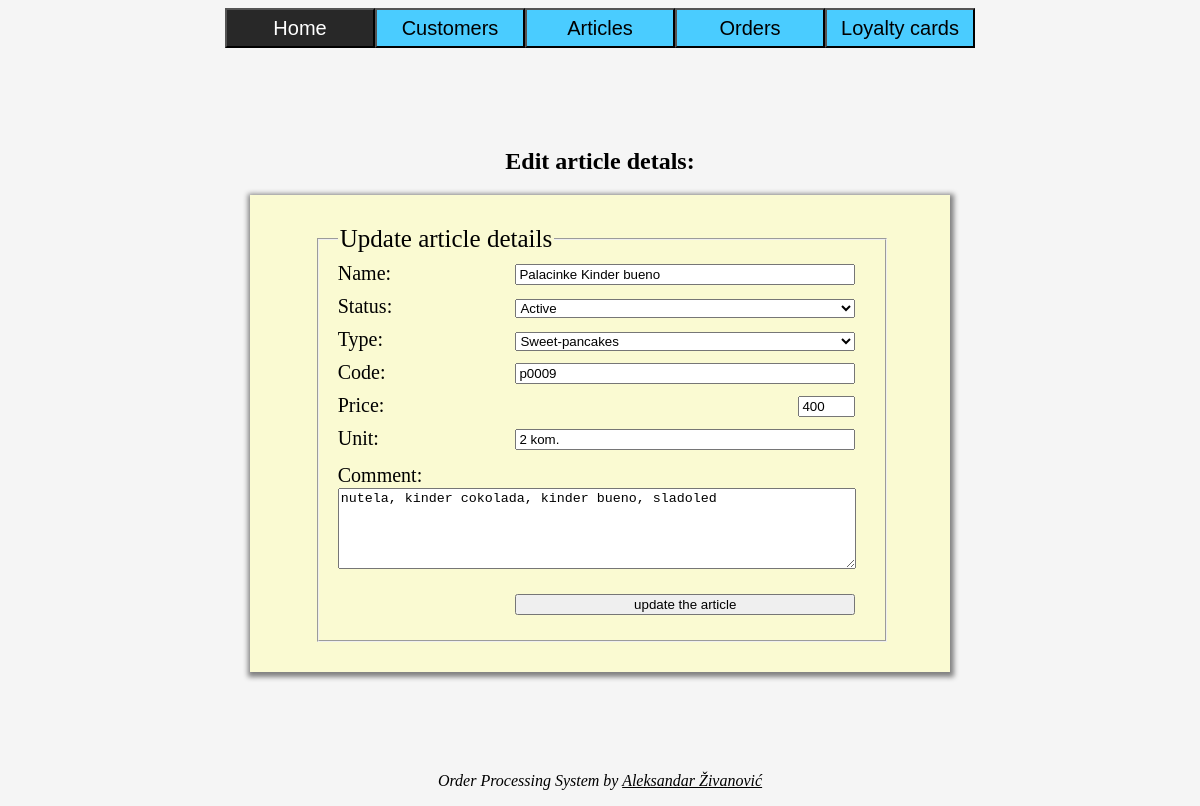
Page /editarticle.php?editid=19 on the committed database.
### tables this page shows
CREATE TABLE `articles` (
  `id` int(11) NOT NULL,
  `aname` varchar(255) NOT NULL,
  `atype` varchar(255) NOT NULL,
  `acode` varchar(5) NOT NULL,
  `aprice` float NOT NULL,
  `aunit` varchar(10) NOT NULL,
  `acomment` text DEFAULT NULL,
  `astatus` varchar(8) NOT NULL DEFAULT 'active',
  `acreated` timestamp NOT NULL DEFAULT current_timestamp(),
  `aupdated` timestamp NOT NULL DEFAULT current_timestamp() ON UPDATE current_timestamp()
);

### classes/database.php (called while the page is built, shortened)
<?php
require __DIR__ . DIRECTORY_SEPARATOR . '..' . DIRECTORY_SEPARATOR . 'includes' . DIRECTORY_SEPARATOR . 'functions.php';
class Database
{
    private object $dbh;
    public function __construct(
        private string $host = DB_HOST,
        private string $dbName = DB_NAME,
        private string $user = DB_USER,
        private string $password = DB_PASSWORD,
    )
    {
        $options = [
            PDO::ATTR_PERSISTENT => true,
            PDO::ATTR_ERRMODE => PDO::ERRMODE_EXCEPTION,
        ];
        try {
            $this->dbh = new PDO("mysql:host=$host;dbname=$dbName", $user, $password, $options);
        } catch(Exception $exception) {
            errorLog("Connection error: " . $exception->getMessage());
        }
    }
    public function getDbh(): object
    {
        return $this->dbh;
    }
}

### classes/article.php (called while the page is built, shortened)
<?php
require_once 'database.php';
class Article extends Database
{
    public function getAllArticles(string|int|null $value, string|null $column, string $output, ?string $order)
    {
        $dbh = $this->getDbh();
        $statement = "SELECT * FROM articles";
        if($output == "data" && is_numeric($value) && $column != null) $statement .= " WHERE id = {$value}";
        $order == null || "" ? "" : $statement .= " " . $order;
        $currentPageNumber = isset($_GET['page']) && !isset($_POST['chosen_list']) ? filter_input(INPUT_GET, 'page', FILTER_SANITIZE_NUMBER_INT) : 1;
        if(!isset($_POST['per_page']) && !isset($_GET['page'])) {
            $perPage = 10;
            $statement .= $this->getPagination()->rowsPerPage($perPage, $currentPageNumber);
        }
        $query = $dbh->prepare($statement);
        $query->execute();
        if($output == "data" && is_numeric($value) && $column != null) {
            return $query->fetch(PDO::FETCH_ASSOC);
        }
    }
    public function getArticleTypes(): array
    {
        $this->articleTypes = [];
        $statement = "SELECT DISTINCT atype FROM articles";
        $query = $this->getDbh()->prepare($statement);
        $query->execute();
        while($result = $query->fetch(PDO::FETCH_ASSOC)) {
            $this->articleTypes[] = $result['atype'];
        }
        return $this->articleTypes;
    }
    public function getPagination(): Pagination
    {
        require_once 'pagination.php';
        return new Pagination();
    }
    public function articleIdExists(int|array $id): bool
    {
        if(is_numeric($id)) {
            $statement = "SELECT COUNT(*) FROM articles WHERE id = {$id}";
            $sql = $this->getDbh()->prepare($statement);
            $sql->execute();
            return $sql->fetch(PDO::FETCH_COLUMN) > 0;
        }
         return false;
    }
}

### includes/functions.php (called while the page is built, shortened)
<?php
function clean($text)
{
    return trim(htmlspecialchars($text));
}

### classes/pagination.php (called while the page is built, shortened)
<?php
require_once 'database.php';
class Pagination extends Database
{
    public function rowsPerPage(int|string $limit, int $currentPageNumber): string
    {
        if($limit != "all") {
            $statement = " LIMIT {$limit}";
            return $statement;
        } else {
            return "";
        }
    }
}

### editarticle.php (the view, shortened to what this page needs)
<?php
require_once "classes/article.php";
require_once "includes/templates/header.php";
$articleIdFromGet = clean($_GET['editid']);
$article = new Article();
if(!is_numeric($articleIdFromGet) || !$article->articleIdExists($articleIdFromGet)) {
    die(header("location:articles.php"));
}
$articleById = $article->getAllArticles($articleIdFromGet, 'id', "data", null);
?>
    <main class="form-main">
        <h2 class="textcentered">Edit article detals:</h2>
        <div class="form-wrapper">
            <form action="includes/updatearticle.php" method="POST">
                <fieldset>
                    <legend>Update article details</legend>
                    <div class="input-item">
                        <label for="articleName">Name:</label>
                        <input type="text" id="articleName" name="articleName" value="<?= $articleById['aname']; ?>">
                    </div>
                    <div class="input-item">
                        <label for="articleStatus">Status:</label>
                        <select name="articleStatus" id="articleStatus">
                            <option value="active">Active</option>
                        </select>
                    </div>
                    <div class="input-item">
                        <label for="articleType">Type:</label>
                        <select name="articleType" id="articleType">
                            <optgroup label="Food">
                                <?php
                                $aricle = new Article();
                                $articleTypes = $aricle->getArticleTypes();
                                foreach($articleTypes as $key => $value) {
                                    echo "<option value='{$value}' id='{$value}'>" . ucfirst($value) . "</option>";
                                }
                                ?>
                            </optgroup>
                        </select>
                    </div>
                    <div class="input-item">
                        <label for="articleCode">Code:</label>
                        <input type="text" id="articleCode" name="articleCode" value="<?= $articleById['acode']; ?>">
                    </div>
                    <div class="input-item">
                        <label for="articlePrice">Price:</label>
                        <input type="number" id="articlePrice" name="articlePrice" min=0 step=0.01
                               value="<?= $articleById['aprice']; ?>">
                    </div>
                    <div class="input-item">
                        <label for="articleUnit">Unit:</label>
                        <input type="text" id="articleUnit" name="articleUnit" value="<?= $articleById['aunit']; ?>">
                    </div>
                    <label for="articleComment">Comment:</label>
                    <textarea name="articleComment" id="comment" rows="5"><?php echo $articleById['acomment'] ?? ''; ?></textarea><br>
                    <div class="input-item">
                        <input type="submit" name="update_article" value="update the article">
                    </div>
                </fieldset>
            </form>
        </div>
    </main>
<?php include_once "includes/templates/footer.php"; ?>

### style.css (style rules this page uses)
* { box-sizing: border-box; color: black; }
body { background-color: whitesmoke; }
.form-main { margin: 100px auto; width: 700px; }
.form-main fieldset { position: relative; min-width: 100%; }
.form-main input, .form-main select { position: absolute; right: 30px; }
fieldset input, fieldset select { width: 60%; max-width: 60%; }
fieldset input[type=number] { width: 10%; max-width: 10%; }
#comment, .comment { width: calc(100% - 10px); resize: vertical; margin-bottom: 40px; }
.form-wrapper { font-size: 25px; padding: 30px 65px; box-shadow: 1px 2px 5px 3px grey; }
.form-wrapper, .form-wrapper p, .form-wrapper a { background-color: lightgoldenrodyellow; }
.form-wrapper label { font-size: 20px; font-weight: normal; }
.input-item { display: flex; align-items: flex-end; margin-bottom: 10px; }
input[type=number] { -moz-appearance: textfield; }
.textcentered { text-align: center; }

### rows in the picture
articles: articleName "Palacinke Kinder bueno", articleCode "p0009", articlePrice "400", articleUnit "2 kom.", articleComment "nutela, kinder cokolada, kinder bueno, sladoled"

### other values in the picture
$buttonTitle "Customers"
$buttonTitle "Articles"
$buttonTitle "Orders"
$buttonTitle "Loyalty cards"
form field articleType "Sweet-pancakes"
